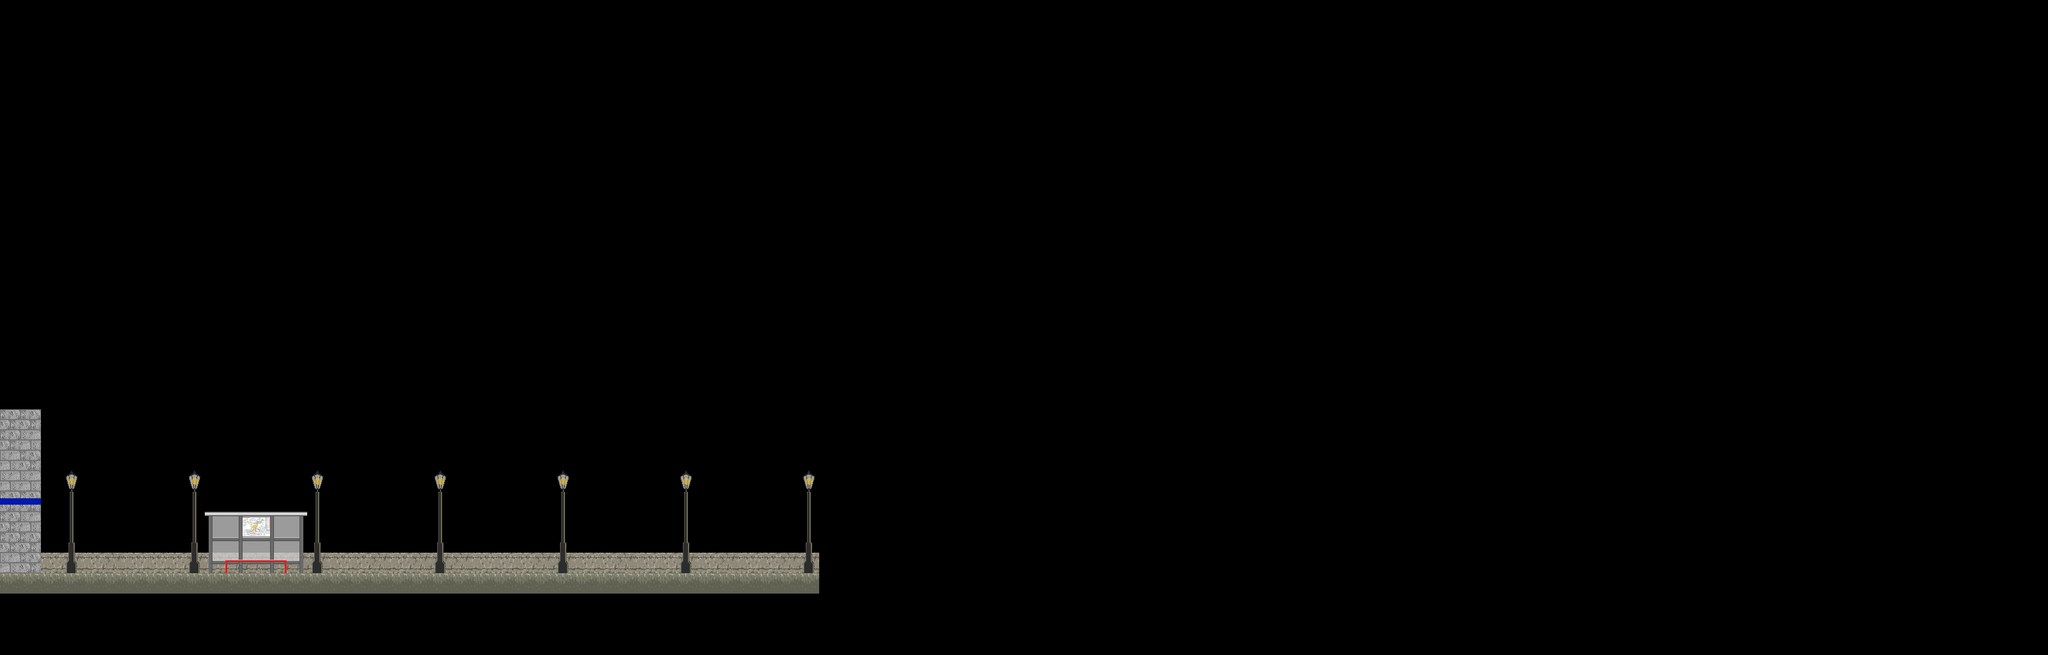

Below is a game level as drawn by its tile map, then a one-line description and the .tmx that defines it (tile-layer data replaced by summaries):
An orthogonal 100x32 tile map with 32x32 px tiles, 1 tile layer (Tile Layer 1) and 1 object.

<map version="1.0" orientation="orthogonal" renderorder="right-down" width="100" height="32" tilewidth="32" tileheight="32">
 <tileset firstgid="1" name="leveltiles" tilewidth="32" tileheight="32">
  <image source="../Assets/Resources/GameMaps/leveltiles.png" width="256" height="256" />
 </tileset>
 <layer name="Tile Layer 1" width="100" height="32">
  <data>[3200 cells, 139 non-empty, 27 distinct tile ids]</data>
 </layer>
 <objectgroup name="Object Layer 1">
  <object x="4.79451" y="897.38" width="1274.89" height="30.4273" />
 </objectgroup>
</map>
